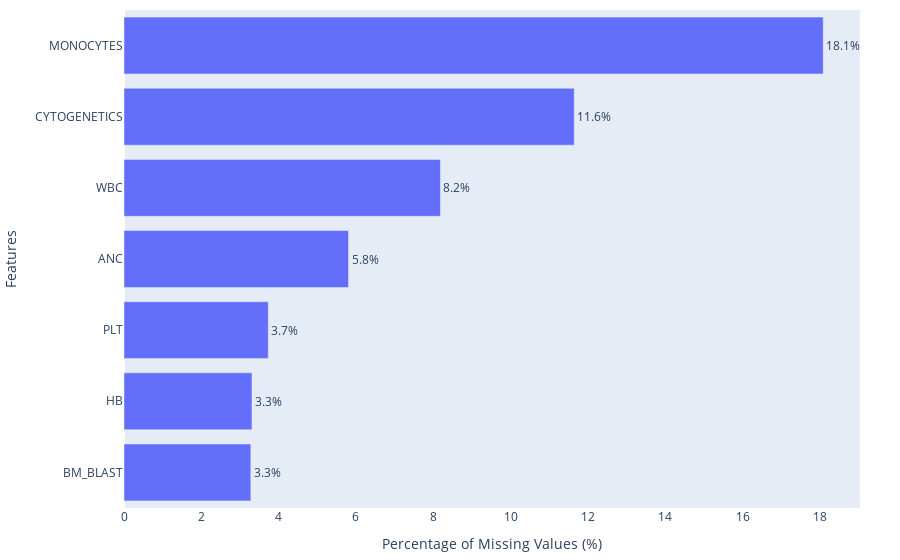
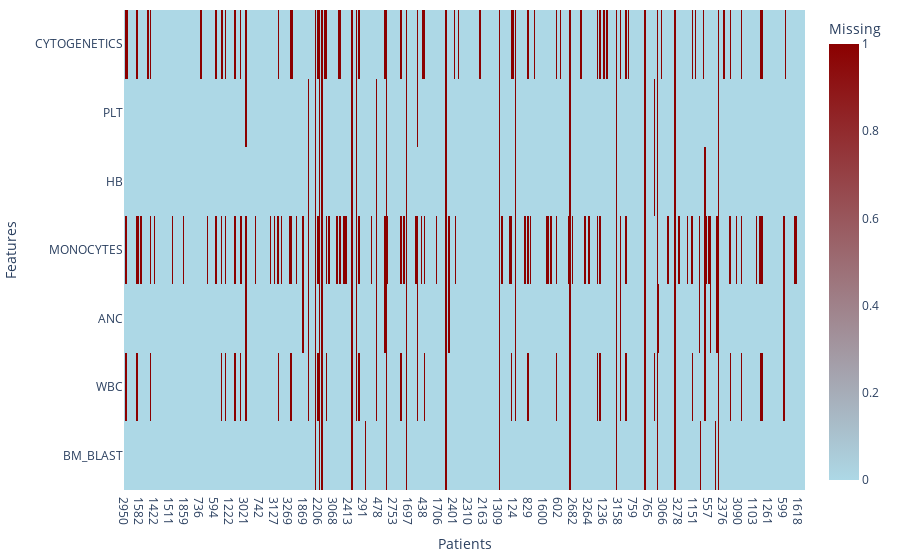
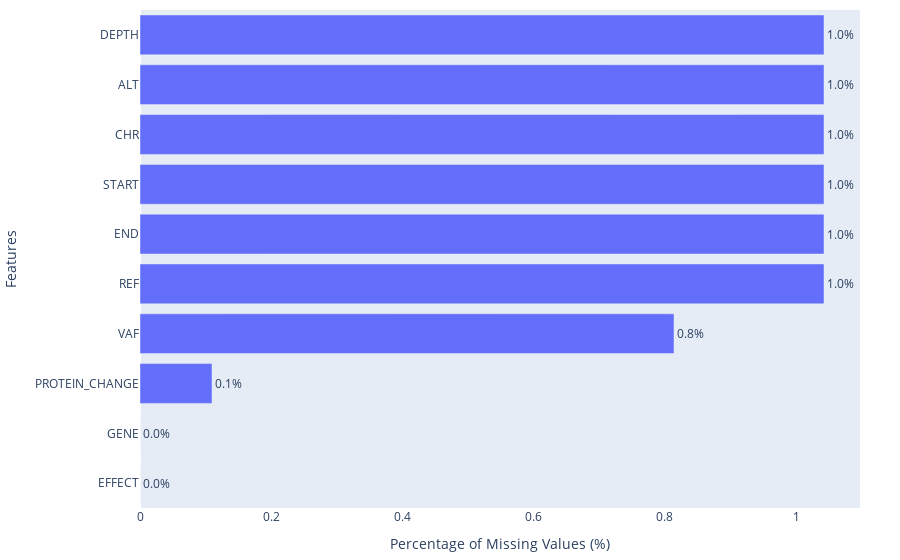
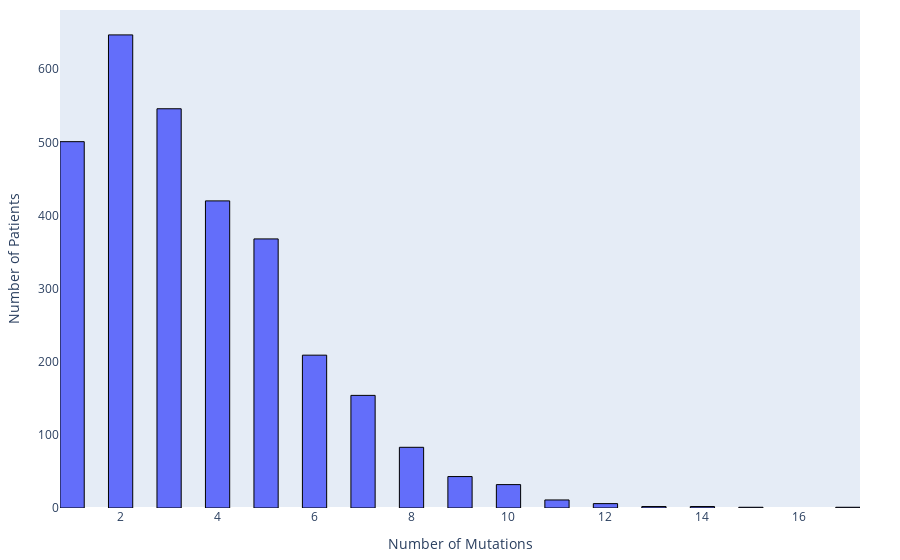

Notebook cell for these charts, in order:
### Code cell
import numpy as np
import pandas as pd
import plotly.graph_objects as go
from plotly.subplots import make_subplots

# ======================================================================
# 0. Data preparation
# ======================================================================

df_noid = df.drop(columns=["ID", "CENTER"], errors="ignore")
maf_noid = maf_df.drop(columns=["ID"], errors="ignore")


# ======================================================================
# 1. Missing values - Clinical
# ======================================================================

missing_clinical = df_noid.isnull().sum()
missing_clinical_pct = (missing_clinical / len(df_noid) * 100).sort_values()

fig1 = go.Figure(
    go.Bar(
        x=missing_clinical_pct.values,
        y=missing_clinical_pct.index,
        orientation="h",
        text=[f"{v:.1f}%" for v in missing_clinical_pct.values],
        textposition="outside"
    )
)

fig1.update_layout(
    xaxis_title="Percentage of Missing Values (%)",
    yaxis_title="Features",
    margin=dict(l=120, r=40, t=10, b=40),
    showlegend=False
)

fig1.update_xaxes(showgrid=False)
fig1.update_yaxes(showgrid=False)

fig1.show()


# ======================================================================
# 2. Missing heatmap - Clinical
# ======================================================================

missing_matrix = df_noid.isnull().astype(int)

sample_size = min(500, len(df_noid))
missing_sample = missing_matrix.sample(n=sample_size, random_state=42)

z = missing_sample.T.values
x = missing_sample.index.astype(str)
y = missing_sample.columns.astype(str)

fig2 = go.Figure(
    go.Heatmap(
        z=z,
        x=x,
        y=y,
        colorscale=[[0, "lightblue"], [1, "darkred"]],
        colorbar=dict(title="Missing")
    )
)

fig2.update_layout(
    xaxis_title="Patients",
    yaxis_title="Features",
    margin=dict(l=120, r=40, t=10, b=40)
)

fig2.update_xaxes(showgrid=False)
fig2.update_yaxes(showgrid=False)

fig2.show()


# ======================================================================
# 3. Missing values - Molecular
# ======================================================================

missing_molecular = maf_noid.isnull().sum()
missing_molecular_pct = (missing_molecular / len(maf_noid) * 100).sort_values()

fig3 = go.Figure(
    go.Bar(
        x=missing_molecular_pct.values,
        y=missing_molecular_pct.index,
        orientation="h",
        text=[f"{v:.1f}%" for v in missing_molecular_pct.values],
        textposition="outside"
    )
)

fig3.update_layout(
    xaxis_title="Percentage of Missing Values (%)",
    yaxis_title="Features",
    margin=dict(l=120, r=40, t=10, b=40),
    showlegend=False
)

fig3.update_xaxes(showgrid=False)
fig3.update_yaxes(showgrid=False)

fig3.show()


# ======================================================================
# 4. Mutations per patient
# ======================================================================

mutations_per_patient = maf_df.groupby('ID').size()

fig4 = go.Figure(
    go.Histogram(
        x=mutations_per_patient.values,
        nbinsx=50
    )
)

fig4.update_traces(marker_line_width=1, marker_line_color="black")

fig4.update_layout(
    xaxis_title="Number of Mutations",
    yaxis_title="Number of Patients",
    margin=dict(l=60, r=40, t=10, b=40),
    showlegend=False
)

fig4.update_xaxes(showgrid=False)
fig4.update_yaxes(showgrid=False)

fig4.show()


# ======================================================================
# 5. Clinical vs Molecular comparison (side-by-side)
# ======================================================================

fig5 = make_subplots(rows=1, cols=2)

fig5.add_trace(
    go.Bar(
        x=missing_clinical_pct.values,
        y=missing_clinical_pct.index,
        orientation="h",
        text=[f"{v:.1f}%" for v in missing_clinical_pct.values],
        textposition="outside",
        marker_color="salmon"
    ),
    row=1, col=1
)

fig5.add_trace(
    go.Bar(
        x=missing_molecular_pct.values,
        y=missing_molecular_pct.index,
        orientation="h",
        text=[f"{v:.1f}%" for v in missing_molecular_pct.values],
        textposition="outside",
        marker_color="skyblue"
    ),
    row=1, col=2
)

fig5.update_xaxes(title_text="Missing %", showgrid=False, row=1, col=1)
fig5.update_yaxes(title_text="Features", showgrid=False, row=1, col=1)

fig5.update_xaxes(title_text="Missing %", showgrid=False, row=1, col=2)
fig5.update_yaxes(showgrid=False, row=1, col=2)

fig5.update_layout(
    margin=dict(l=120, r=40, t=10, b=40),
    showlegend=False
)

fig5.show()


# ======================================================================
# 6. Summary stats
# ======================================================================

print("\n=== Summary Statistics ===")

print(f"\nClinical Data (df, excluding ID & CENTER):")
print(f"  Total samples: {len(df_noid)}")
print(f"  Features with missing values: {(missing_clinical > 0).sum()}/{len(missing_clinical)}")
print(f"  Average missing rate: {missing_clinical_pct.mean():.2f}%")

print(f"\nMolecular Data (maf_df, excluding ID):")
print(f"  Total mutations (rows): {len(maf_df)}")
print(f"  Features with missing values: {(missing_molecular > 0).sum()}/{len(missing_molecular)}")
print(f"  Average missing rate: {missing_molecular_pct.mean():.2f}%")

### Figure 1 — Plotly figure (JSON) as saved in the notebook; plotly's stock layout.template omitted (floating-point values rounded to 4 significant figures)
{"data": [{"orientation": "h", "text": ["3.3%", "3.3%", "3.7%", "5.8%", "8.2%", "11.6%", "18.1%"], "textposition": "outside", "type": "bar", "x": [3.28, 3.31, 3.732, 5.808, 8.185, 11.65, 18.09], "y": ["BM_BLAST", "HB", "PLT", "ANC", "WBC", "CYTOGENETICS", "MONOCYTES"]}], "layout": {"margin": {"b": 40, "l": 120, "r": 40, "t": 10}, "showlegend": false, "xaxis": {"showgrid": false, "title": {"text": "Percentage of Missing Values (%)"}}, "yaxis": {"showgrid": false, "title": {"text": "Features"}}}}

### Figure 2 — Plotly figure (JSON) as saved in the notebook; plotly's stock layout.template omitted (floating-point values rounded to 4 significant figures; data arrays with more than 128 entries replaced by an {"elided": "..."} marker saying what was removed)
{"data": [{"colorbar": {"title": {"text": "Missing"}}, "colorscale": [[0, "lightblue"], [1, "darkred"]], "type": "heatmap", "x": {"elided": "500 str values"}, "y": ["BM_BLAST", "WBC", "ANC", "MONOCYTES", "HB", "PLT", "CYTOGENETICS"], "z": {"elided": "7x500 int values"}}], "layout": {"margin": {"b": 40, "l": 120, "r": 40, "t": 10}, "xaxis": {"showgrid": false, "title": {"text": "Patients"}}, "yaxis": {"showgrid": false, "title": {"text": "Features"}}}}

### Figure 3 — Plotly figure (JSON) as saved in the notebook; plotly's stock layout.template omitted (floating-point values rounded to 4 significant figures)
{"data": [{"orientation": "h", "text": ["0.0%", "0.0%", "0.1%", "0.8%", "1.0%", "1.0%", "1.0%", "1.0%", "1.0%", "1.0%"], "textposition": "outside", "type": "bar", "x": [0.0, 0.0, 0.1097, 0.8139, 1.043, 1.043, 1.043, 1.043, 1.043, 1.043], "y": ["EFFECT", "GENE", "PROTEIN_CHANGE", "VAF", "REF", "END", "START", "CHR", "ALT", "DEPTH"]}], "layout": {"margin": {"b": 40, "l": 120, "r": 40, "t": 10}, "showlegend": false, "xaxis": {"showgrid": false, "title": {"text": "Percentage of Missing Values (%)"}}, "yaxis": {"showgrid": false, "title": {"text": "Features"}}}}

### Figure 4 — Plotly figure (JSON) as saved in the notebook; plotly's stock layout.template omitted (floating-point values rounded to 4 significant figures; data arrays with more than 128 entries replaced by an {"elided": "..."} marker saying what was removed)
{"data": [{"marker": {"line": {"color": "black", "width": 1}}, "nbinsx": 50, "type": "histogram", "x": {"elided": "3026 int values"}}], "layout": {"margin": {"b": 40, "l": 60, "r": 40, "t": 10}, "showlegend": false, "xaxis": {"showgrid": false, "title": {"text": "Number of Mutations"}}, "yaxis": {"showgrid": false, "title": {"text": "Number of Patients"}}}}
